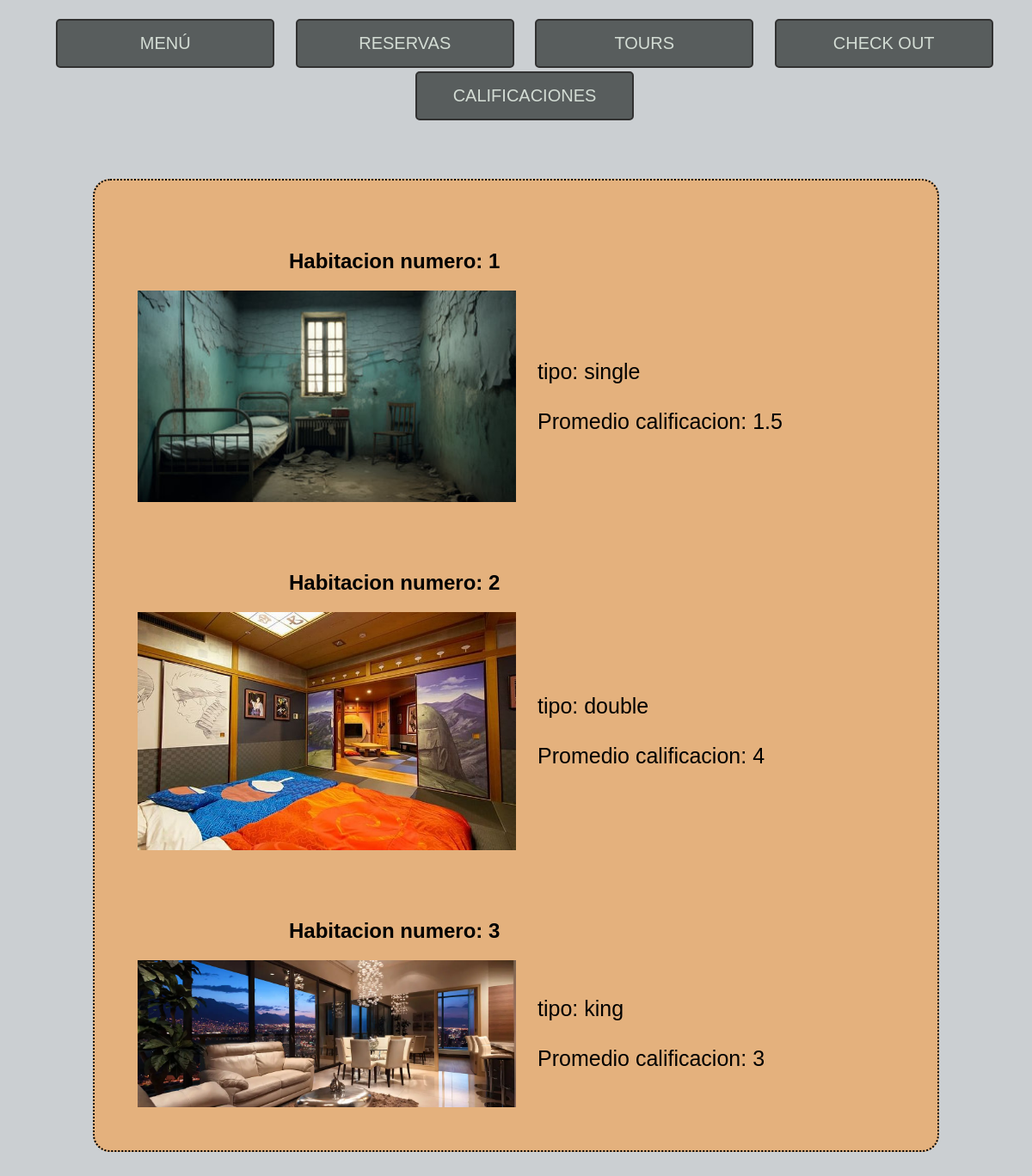
Before: /PHP/calificaciones.php with the older database file.
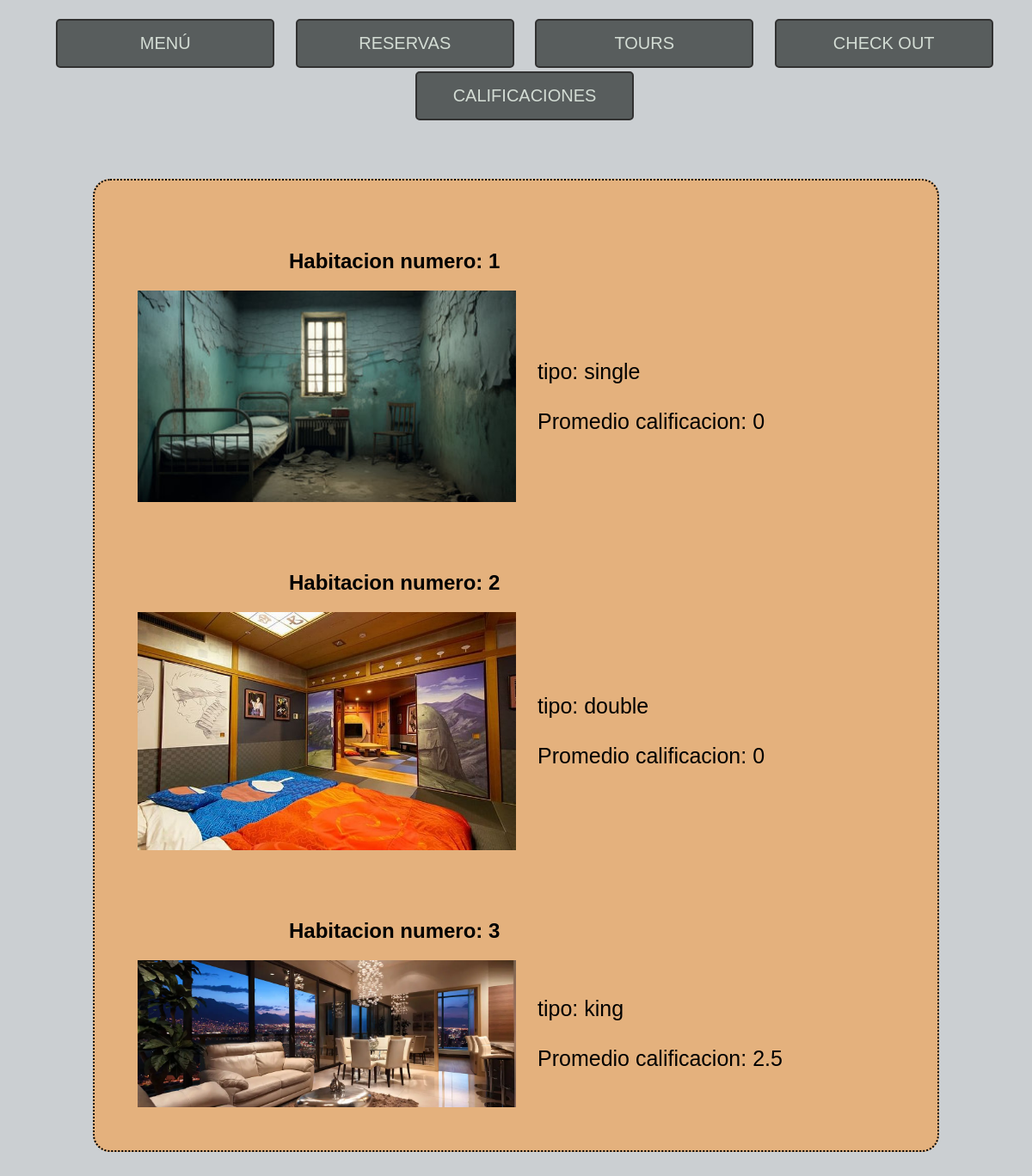
After: the same page with the newer database file.
### tables this page shows
CREATE TABLE `habitacion` (
  `numero_habitacion` int(11) NOT NULL,
  `tipo` text NOT NULL,
  `precio` int(11) NOT NULL
);

CREATE TABLE `reserva` (
  `ID_Reserva` int(11) NOT NULL,
  `rut_huesped` int(8) NOT NULL,
  `numero_habitacion` int(11) NOT NULL,
  `f_chek_in` date NOT NULL,
  `f_chek_out` date NOT NULL,
  `calificacion` int(11) DEFAULT NULL
);

### PHP/funciones.php (the view, shortened to what this page needs)
<?php
    function calcular_promedio($enlace){
        $consulta_reserva="SELECT * FROM reserva";
        $resultado_reserva=mysqli_query($enlace,$consulta_reserva);
        $consulta_habitaciones="SELECT * FROM habitacion";
        $resultado_habitaciones=mysqli_query($enlace, $consulta_habitaciones);
        if ($resultado_reserva){
            $suma_calificaciones = [0,0,0];
            $cant_calificaciones = [0,0,0];
            while($fila = mysqli_fetch_array($resultado_reserva)){
                $numero_habitacion=$fila['numero_habitacion'];
                $calificacion=$fila['calificacion'];
                $suma_calificaciones[$numero_habitacion-1] = $calificacion + $suma_calificaciones[$numero_habitacion-1] ;
                $cant_calificaciones[$numero_habitacion-1] = 1 + $cant_calificaciones[$numero_habitacion-1];
            }
            $cont = 0;
            while($fila = mysqli_fetch_array($resultado_habitaciones)){
                $numero_habitacion=$fila['numero_habitacion'];
                $tipo=$fila['tipo'];
                if ($cant_calificaciones[$cont] == 0){
                    $promedio = 0;
                }else{
                    $promedio = $suma_calificaciones[$cont]/$cant_calificaciones[$cont];
                }
                $promedio = round( $promedio,1);
                echo'<div class="tour"><h2 class="title">Habitacion numero: '.$numero_habitacion.'</h2><div class="valores">';
                if ($numero_habitacion=="1")
                    echo '<img src="../static/habitacion_fea.png" class="img-normalizada">';
                if ($numero_habitacion=="2")
                    echo '<img src="../static/habitacion_2.png" class="img-normalizada">';
                if ($numero_habitacion=="3")
                    echo '<img src="../static/habitacion_bonita.png" class="img-normalizada">';
                echo '<p class="info">tipo: '.$tipo.' <br><br>Promedio calificacion: '.$promedio.'</p></div></div>';
                $cont = 1 + $cont;
            }
        }
    }

### PHP/calificaciones.php (shortened to what this page needs)
<?php
    include "funciones.php";
    $enlace = init();
?>
<!DOCTYPE html>
<html lang="en">
<head>
    <link rel="stylesheet" href="../css/bar.css" type="text/css" media="all">
    <link rel="stylesheet" href="../css/style.css" type="text/css" media="all">
    <link rel="stylesheet" href="../css/style2.css" type="text/css" media="all">
</head>
<body>
    <ul id="barra">
        <div class="contenedor-botones">
            <li><a href="index.php" class="button">
            <span>Menú</span></a>
            </li>
            <li><a href="reservas.php" class="button"><span>reservas</span></a></li>
            <li><a href="tour.php" class="button" ><span>tours</span></a></li>
            <li><a href="chekOut.php" class="button" ><span>Check Out</span></a></li>
            <li><a href="calificaciones.php" class="button" ><span>calificaciones</span></a></li>
        </div>
    </ul>
    <div class="contenedor">
<?php
    calcular_promedio($enlace)
?>
</div>
</body>
</html>

### css/bar.css (style rules this page uses)
* { text-decoration: none; font-family: 'Prompt', sans-serif; }
body { background-color: #cbcfd2; }
#barra { text-align: center; margin:7px; padding:14px; list-style:none; text-transform:uppercase; border-radius: 10px; }
#barra li { display: inline-block; }
.button { display: inline-flex; align-items: center; justify-content: center; width: 250px; height: 53px; background: #585d5d; font-size: 20px; font-weight: 500; border: none; cursor: pointer; transition: .3s ease all; border-radius: 5px; position: relative; overflow: hidden; margin-left: 20px; border: 2px solid rgb(49, 49, 49); }
.button span { transition: .2s ease-in-out all; position: absolute; }
span { color: #d5ded6fa; }

### css/style2.css (style rules this page uses)
.contenedor { background-color: #e4b17d; padding: 0px 50px 50px 50px; margin: 50px 100px; border-radius: 20px; border: 2px dotted; }
.img-normalizada { width: 50%; height: 50%; object-fit: cover; }
.title { margin-left: 20%; }
.tour { padding-top: 60px; }
.valores { display: flex; align-items: center; }
.info { margin-left: 25px; font-size: 25px; }

Changed rows visible on the page:
no longer on this page (row edited): reserva: numero_habitacion "1.5", numero_habitacion "4", calificacion "3"
now on this page (row edited): reserva: calificacion "0", ID_Reserva "2.5"
